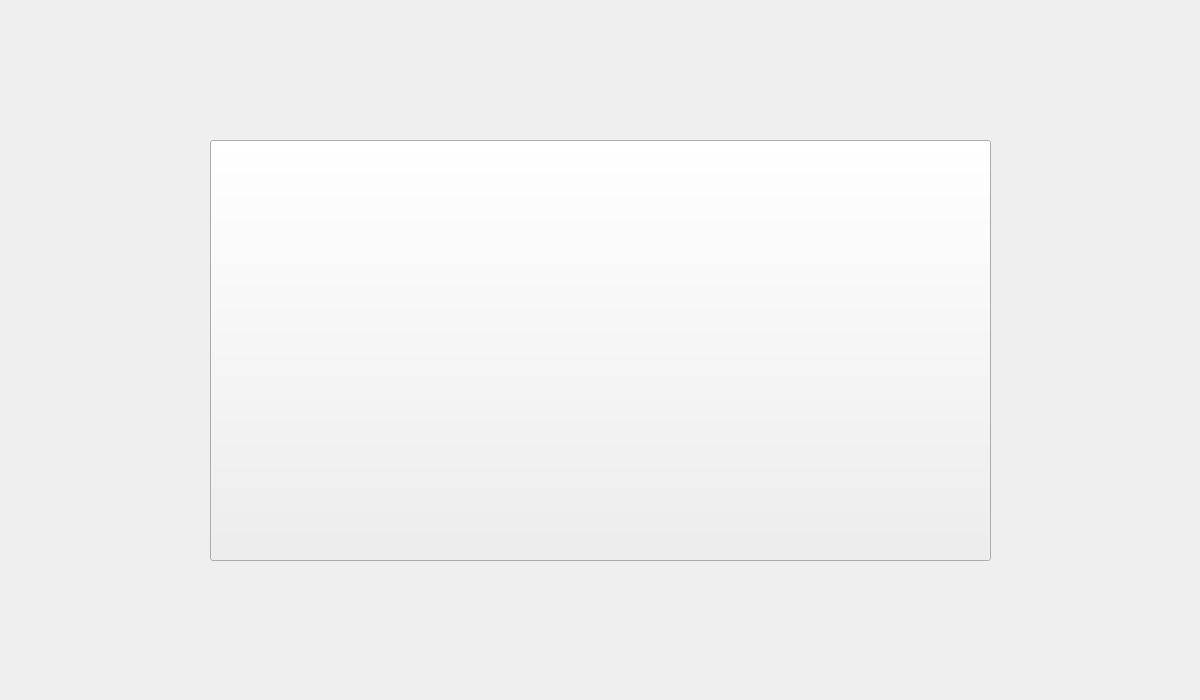
<?xml version="1.0" encoding="UTF-8"?>
<ui version="4.0">
 <class>Widget</class>
 <widget class="QWidget" name="Widget">
  <property name="geometry">
   <rect>
    <x>0</x>
    <y>0</y>
    <width>1200</width>
    <height>700</height>
   </rect>
  </property>
  <property name="windowTitle">
   <string>流浪地球</string>
  </property>
  <widget class="QPushButton" name="P1">
   <property name="geometry">
    <rect>
     <x>210</x>
     <y>140</y>
     <width>781</width>
     <height>421</height>
    </rect>
   </property>
   <property name="text">
    <string/>
   </property>
  </widget>
 </widget>
 <layoutdefault spacing="6" margin="11"/>
 <resources/>
 <connections/>
</ui>
